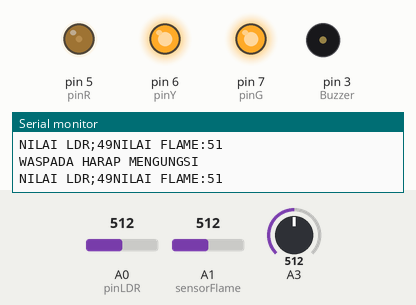
Recording of a sketch running on a simulated Arduino Uno, built with avr-gcc and run on an emulated ATmega328P. Parts: output pins drawn as LEDs (lit = HIGH), buzzer (waves = sounding, pin HIGH), the last lines printed to the serial monitor. The test bench sets the inputs (shaded band); at power-on: A1 (sensorFlame) = 512, A0 (pinLDR) = 512, A3 = 512.

Above: at 0.95 s.
1.4 s: A1 (sensorFlame) set to 665
4.4 s: A1 (sensorFlame) set to 694
At 5.0 s:
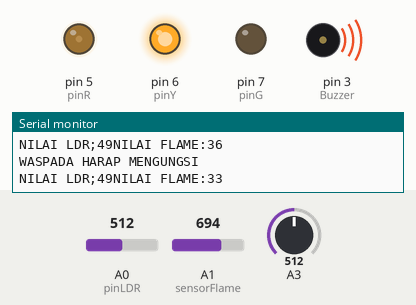
7.4 s: A0 (pinLDR) set to 716
At 8.3 s:
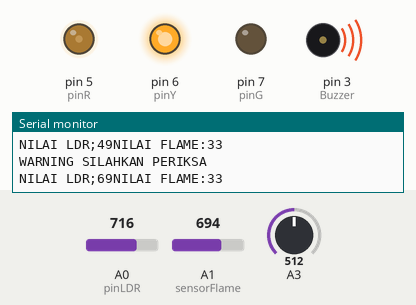
10.4 s: A1 (sensorFlame) set to 759
13.4 s: A1 (sensorFlame) set to 770
At 14.87 s:
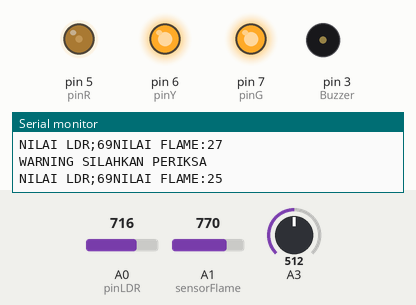
16.4 s: A0 (pinLDR) set to 25
At 16.62 s:
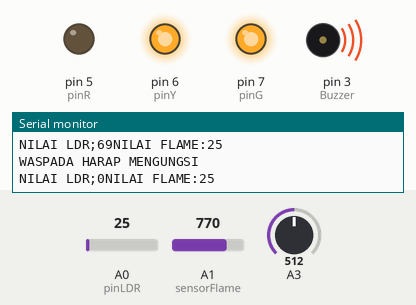
Timing chart, 0 to 20.4 s (numbered marks = the images above; inputs shaded):
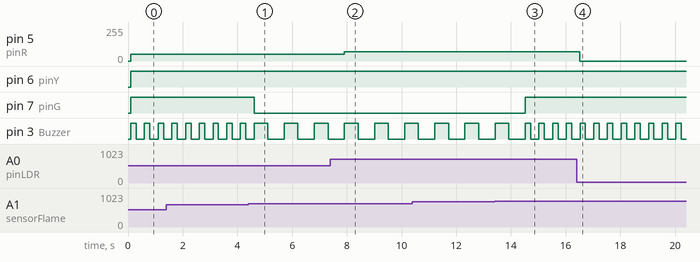

Measured:
- the behaviour switches between 680 and 681 on A1 (sensorFlame) (found by bisection; images 0 and 1)
- the behaviour switches between 769 and 770 on A1 (sensorFlame) (found by bisection; images 2 and 3)
- after the input at 4.4 s, pin 7 (pinG): HIGH → LOW after 0.21 s; pin 3 (Buzzer): alternates HIGH for 0.50 s and LOW for 0.60 s, starting after 0.71 s
- after the input at 7.4 s, pin 5 (pinR): 49/255 → 69/255 after 0.51 s
- after the input at 13.4 s, pin 7 (pinG): LOW → HIGH after 1.1 s
- after the input at 16.4 s, pin 5 (pinR): 69/255 → 0/255 after 0.12 s
- by itself, pin 3 (Buzzer): alternates HIGH for 0.20 s and LOW for 0.30 s

The sketch:

CHALLENGE_FLAME_BUZZER.ino
```cpp
int pinLDR=A0;
int sensorFlame=A1;
int pinR=5;
int pinY=6;
int pinG=7;
int Buzzer=3;


void setup() {
  Serial.begin(9600);
  pinMode(pinR,OUTPUT);
  pinMode(pinY,OUTPUT);
  pinMode(pinG,OUTPUT);
  pinMode(sensorFlame,INPUT);
  pinMode(Buzzer,OUTPUT);


}

void loop() {
  //BACA DATA
  int bacaLDR=analogRead(pinLDR);
  int bacaFlame=analogRead(sensorFlame);
  int bacaBuzzer=analogRead(Buzzer);
   bacaFlame=map(bacaFlame,25,1018,100,0);
   bacaLDR=map(bacaLDR,25,1018,0,100);


  //print serial
  Serial.print("NILAI LDR;");
  Serial.print(bacaLDR);
  Serial.print("NILAI FLAME:");
  Serial.print(bacaFlame);
  Serial.println();
  delay(100);

  //LOGIKA
  analogWrite(pinR,bacaLDR);
  if (bacaFlame<25){
   digitalWrite(pinG,HIGH);
     digitalWrite(pinY,LOW);
  digitalWrite(Buzzer,LOW);
  delay(100);
  Serial.println("AMAN BANGET");


  }
    else if (bacaFlame>25 and bacaFlame<35){
    digitalWrite(pinY,HIGH);
    digitalWrite(pinG,LOW);
    digitalWrite(Buzzer,HIGH);
    delay(500);
    digitalWrite(Buzzer,LOW);
    delay(500);
    Serial.println("WARNING SILAHKAN PERIKSA");


  }
  else{
    digitalWrite(pinY,HIGH);
    digitalWrite(pinG,HIGH);
    digitalWrite(Buzzer,HIGH);
    delay(200);
    digitalWrite(Buzzer,LOW);
    delay(200);
    Serial.println("WASPADA HARAP MENGUNGSI");


  }


}
```
